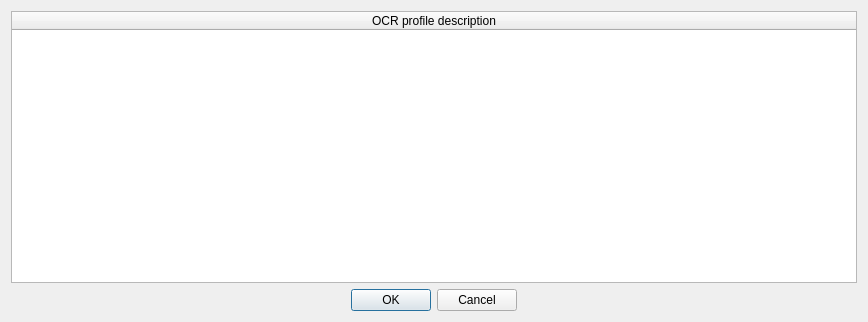
<?xml version="1.0" encoding="UTF-8"?>
<ui version="4.0">
 <class>Dialog</class>
 <widget class="QDialog" name="Dialog">
  <property name="geometry">
   <rect>
    <x>0</x>
    <y>0</y>
    <width>868</width>
    <height>322</height>
   </rect>
  </property>
  <property name="windowTitle">
   <string>Select custom OCR profile</string>
  </property>
  <layout class="QGridLayout" name="gridLayout">
   <item row="0" column="0">
    <widget class="QTableWidget" name="selectionTable">
     <property name="rowCount">
      <number>0</number>
     </property>
     <property name="columnCount">
      <number>1</number>
     </property>
     <attribute name="horizontalHeaderStretchLastSection">
      <bool>true</bool>
     </attribute>
     <column>
      <property name="text">
       <string>OCR profile description</string>
      </property>
     </column>
    </widget>
   </item>
   <item row="1" column="0">
    <widget class="QDialogButtonBox" name="buttonBox">
     <property name="orientation">
      <enum>Qt::Horizontal</enum>
     </property>
     <property name="standardButtons">
      <set>QDialogButtonBox::Cancel|QDialogButtonBox::Ok</set>
     </property>
     <property name="centerButtons">
      <bool>true</bool>
     </property>
    </widget>
   </item>
  </layout>
 </widget>
 <resources/>
 <connections>
  <connection>
   <sender>buttonBox</sender>
   <signal>accepted()</signal>
   <receiver>Dialog</receiver>
   <slot>accept()</slot>
   <hints>
    <hint type="sourcelabel">
     <x>248</x>
     <y>254</y>
    </hint>
    <hint type="destinationlabel">
     <x>157</x>
     <y>274</y>
    </hint>
   </hints>
  </connection>
  <connection>
   <sender>buttonBox</sender>
   <signal>rejected()</signal>
   <receiver>Dialog</receiver>
   <slot>reject()</slot>
   <hints>
    <hint type="sourcelabel">
     <x>316</x>
     <y>260</y>
    </hint>
    <hint type="destinationlabel">
     <x>286</x>
     <y>274</y>
    </hint>
   </hints>
  </connection>
 </connections>
</ui>
